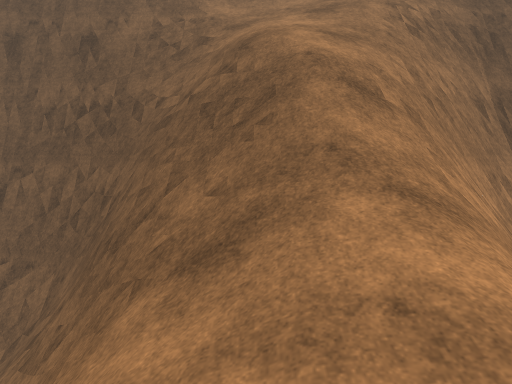
[1] (above)

12 first-person views from a walk through a 3-D level made in the Unity game engine. The camera is 1.3 m above the floor, tilts 6° down and sees 70° across. The floor is counted in squares, 1 m on a side. Each view is taken from the middle of a square. On the plan, view 1 faces up. The plan holds only what a view shows up to about 15 squares ahead; the rest is blank. The place goes on beyond the plan. Some trees and plants on the terrain are drawn as simple stand-ins. Surface patterns are stand-ins for the level's own textures.

[2]
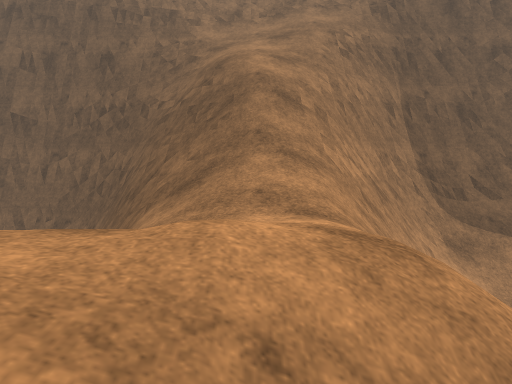

[3]
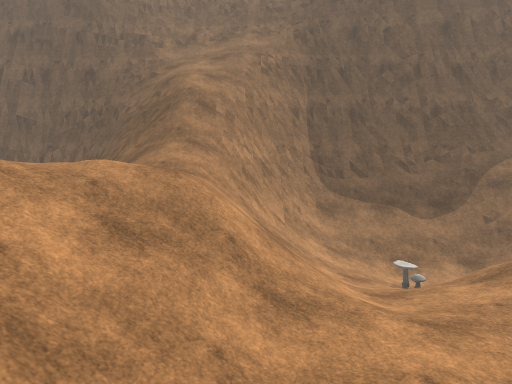

[4]
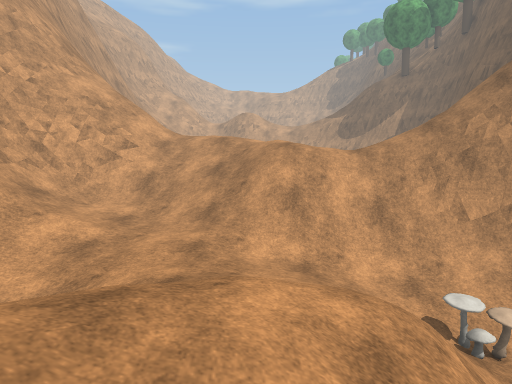

[5]
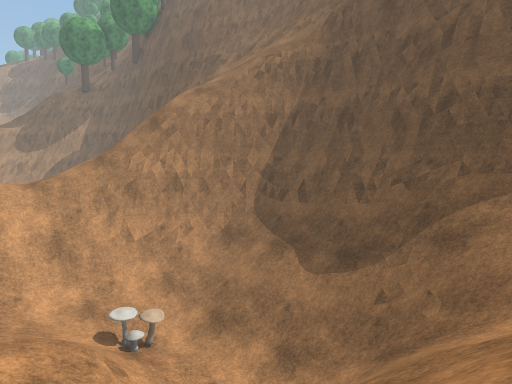

[6]
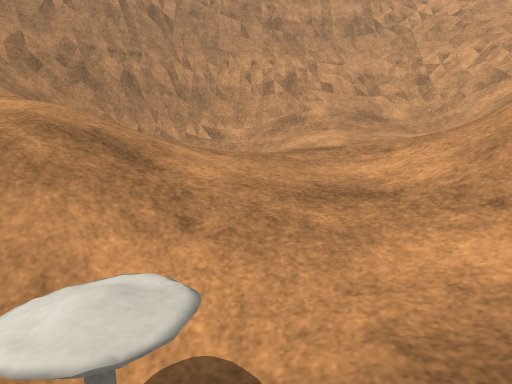

[7]
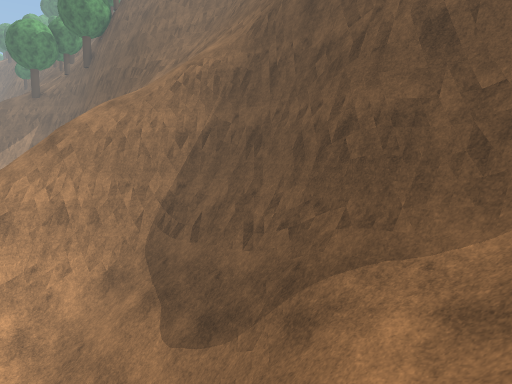

[8]
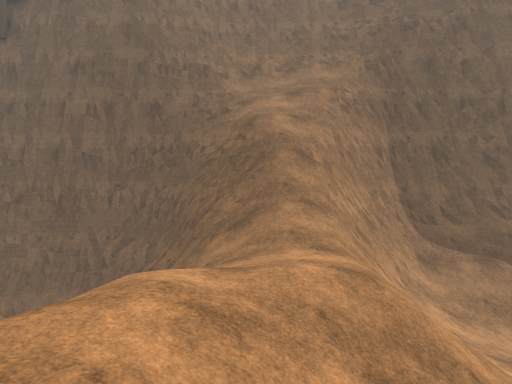

[9]
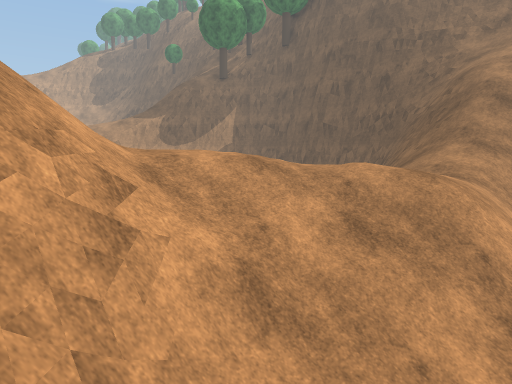

[10]
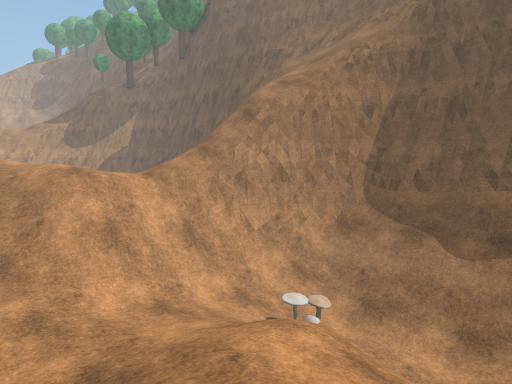

[11]
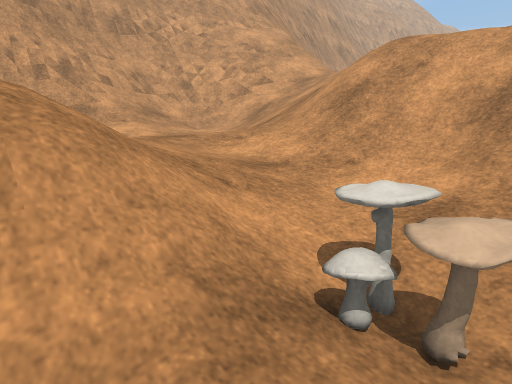

[12]
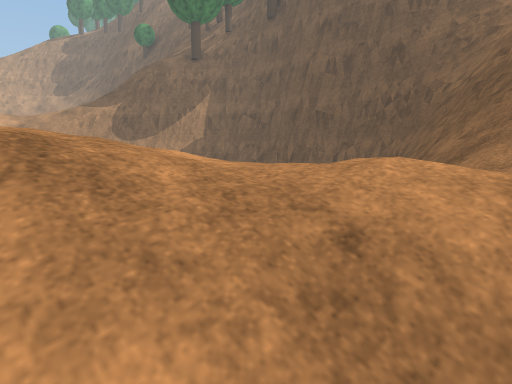

### Floor plan
Key: @ floor where view 1 was taken; # wall or solid block; . main floor; - floor 0.25 m lower than the main floor; : floor 0.5 m higher than the main floor; _ floor 0.75 m lower than the main floor; + floor 1 m higher than the main floor; < floor 1.5 m lower than the main floor; * floor 2.5 m higher than the main floor; % floor 3 m higher than the main floor; & floor 3.25 m higher than the main floor; / step, stairs or slope; = window, fence, low wall or low ledge; v drop or lower ground; O other object.
Columns run from 7 left of view 1 to 18 right of it. Each row starts with its distance up from view 1.
 14        //     ##
 13 vvv  /////      =#
 12 vvvvv////////vvv #
 11 vvvvvv//////vvv  #
 10 vvvvvv//////vv###
  9 vvvvvvv////vv############
  8  vvvvvv////v##=/////==///
  7   vvvv=#///v#=///////////
  6   vvvv/////##////////////
  5    vvv/////#=///////////
  4     v///// #=///////////
  3      /////=#////<<<<////
  2       //*/////_/O///  // /
  1       /***////_////
  0       /@**//////////
 -1      /****////--//:/
 -2     /%%*//////..//++/ / /
 -3     /&%//////....//+/
 -4     /&//////..... ///
 -5     &&//////..../   //
 -6      //////::/..-   /#
 -7      //=O//:///// #==##
 -8      ///#=///////=####
 -9        =##=//#######
-10        ######=#
-11       ##

Positions as (right, up) in squares from view 1, and headings:
1: (0, 0), facing up
2: (1, -4), facing up
3: (4, -9), facing up
4: (15, -2), facing left
5: (17, -2), facing up-left
6: (8, 3), facing down
7: (18, 2), facing up-left
8: (0, -8), facing up
9: (5, -9), facing up-left
10: (14, -5), facing up-left
11: (11, 3), facing down-left
12: (2, -4), facing up-left
